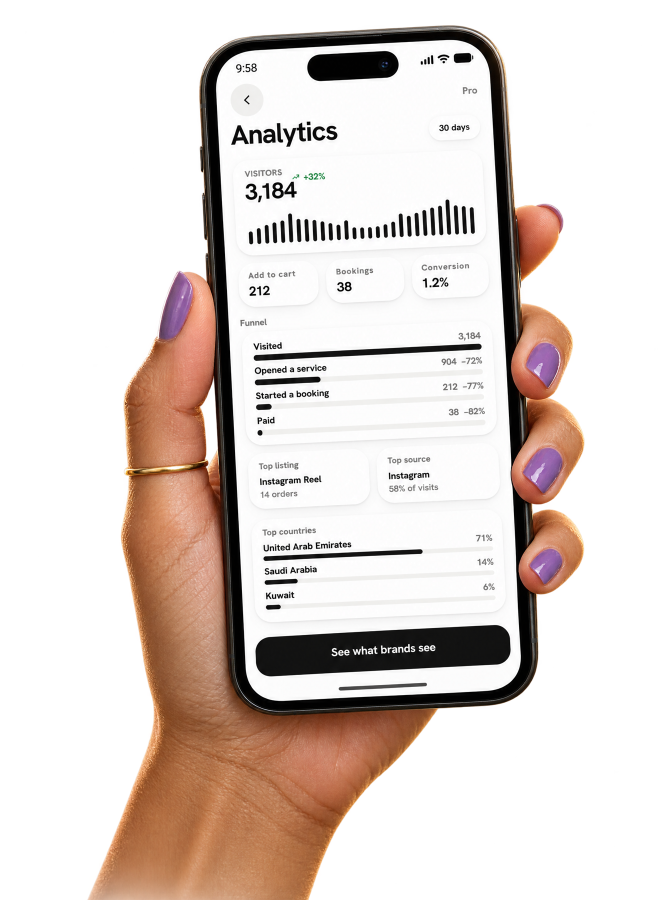
#> input picture brands/inflink/final/assets/links/app_analytics.png, 1344 x 1800 px, given in place of creator_reel.png, which was not available (shown at 1/2 size)
$ python hooks.py
#> lines starting #> are read from the running program, lines starting #| are printed output that depends on the picture
# Full-frame crops with a soft dark foot for white hooks. Run from social/.
import os
import numpy as np
from PIL import Image
L = '../final/assets/links/'; O = 'assets/hook2'; os.makedirs(O, exist_ok=True)
P = {'h1': ('creator_reel.png', .3), 'h2': ('creator_ugc.png', .3), 'h3': ('creator_avatar.png', .25), 'h4': ('digitals_front.png', .1), 'h5': ('creator_cover.png', .4), 'h6': ('creator_reel.png', .55), 'h7': ('creator_venue.png', .5), 'h8': ('creator_story.png', .5), 'h9': ('creator_avatar.png', .35)}
w, h = 1620, 2025
for k, (f, fy) in P.items():
    im = Image.open(L + f).convert('RGB'); s = max(w / im.width, h / im.height)
#> after `im = Image.open(L + f).convert('RGB')`:
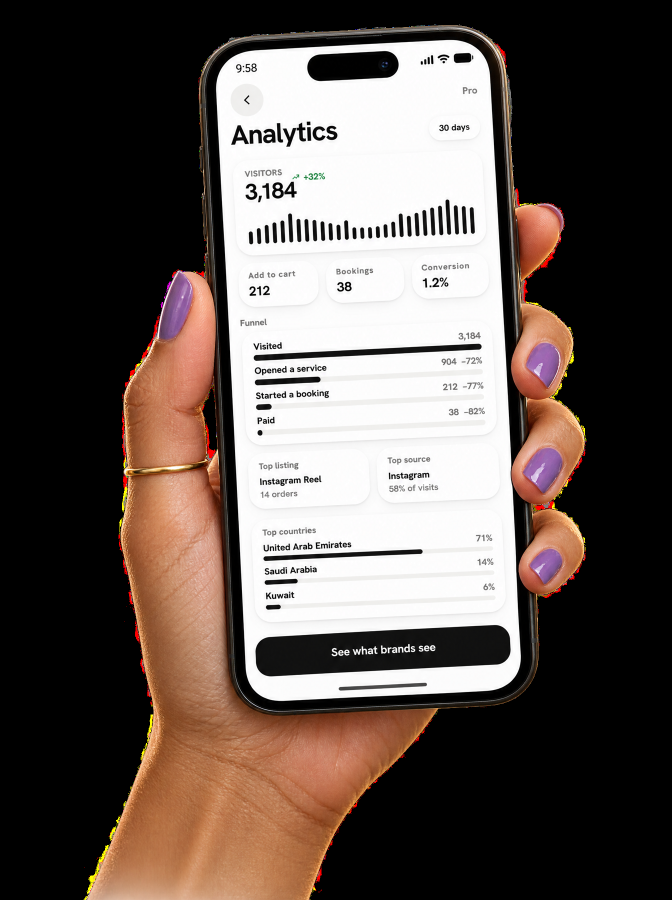
#> im: PIL image 1344x1800 RGB (shown at 1/2 size); mean R, G, B 97.5, 86.2, 80.7
#> after `s = max(w / im.width, h / im.height)`: s = 1.21
    im = im.resize((int(im.width * s + .5), int(im.height * s + .5)), Image.LANCZOS)
#> im: PIL image 1620x2170 RGB
    x, y = (im.width - w) // 2, int((im.height - h) * fy)
#> x = 0; y = 43
    a = np.asarray(im.crop((x, y, x + w, y + h))).astype(float) / 255
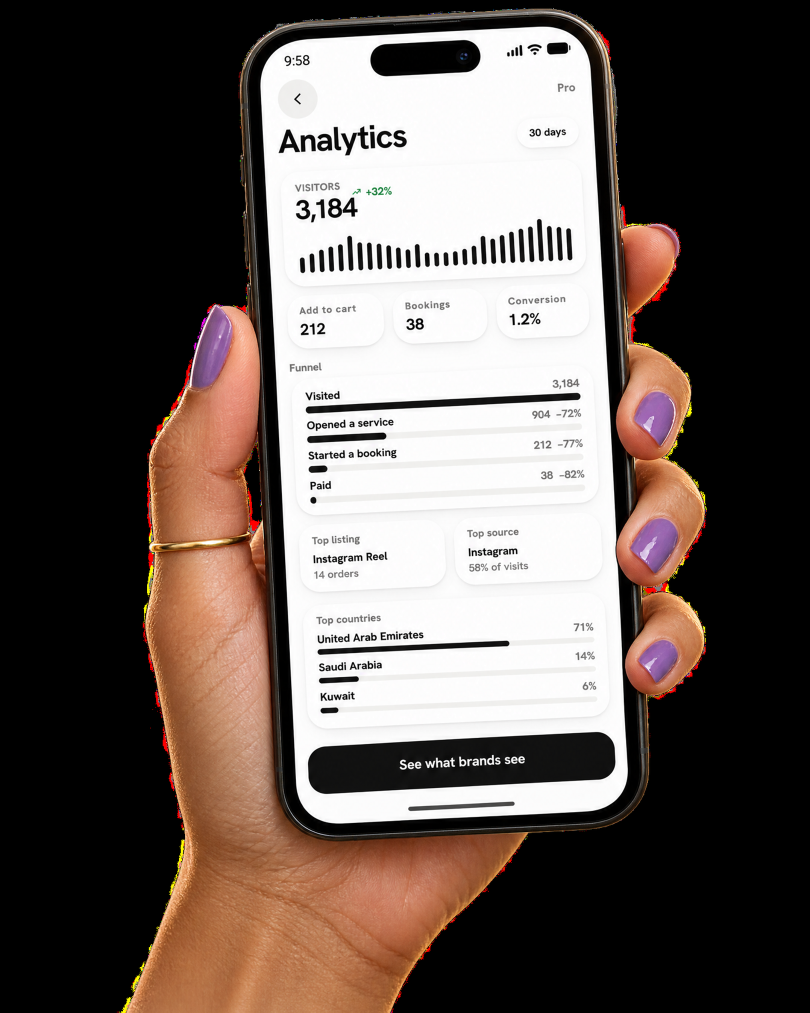
#> a: shape (2025, 1620, 3) float64 (shown at 1/2 size); mean R, G, B 0.397, 0.353, 0.333
    t = np.linspace(0, 1, h)[:, None, None]
    a = a * (1 - np.clip((t - .42) / .58, 0, 1) ** 1.25 * .88)
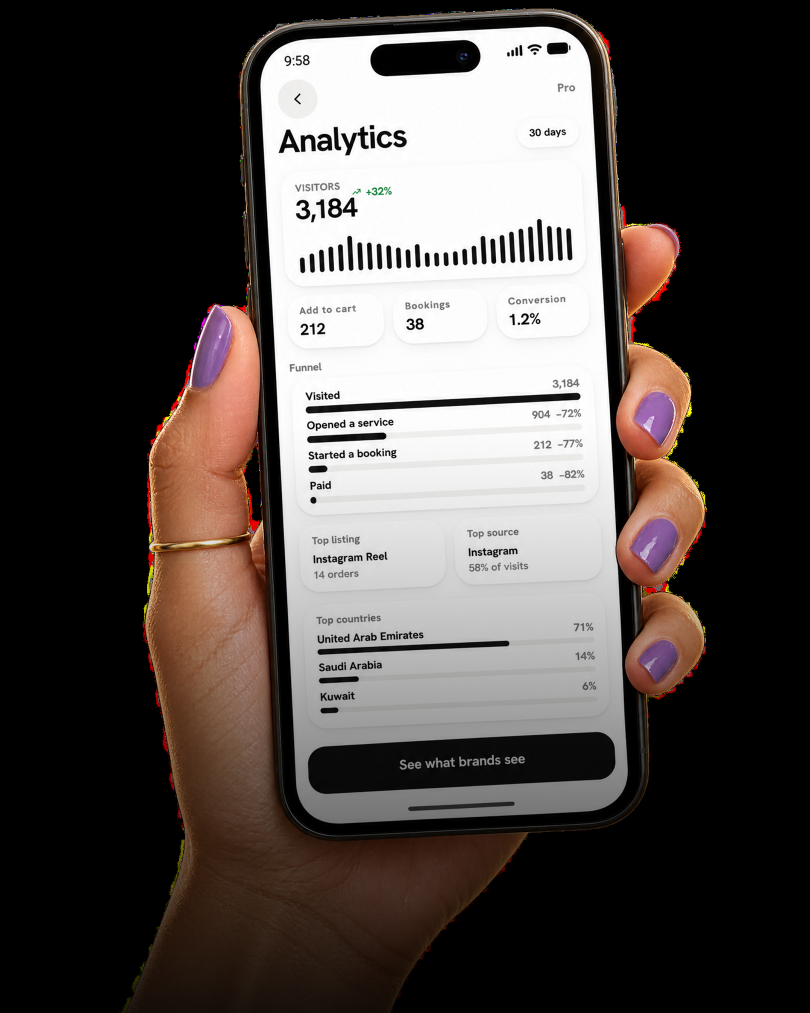
#> a: shape (2025, 1620, 3) float64 (shown at 1/2 size); mean R, G, B 0.324, 0.297, 0.286
    Image.fromarray((a * 255).astype('uint8')).save(f'{O}/{k}.jpg', quality=90)
#> pass 2 of the loop `for k, (f, fy) in P.items():`:
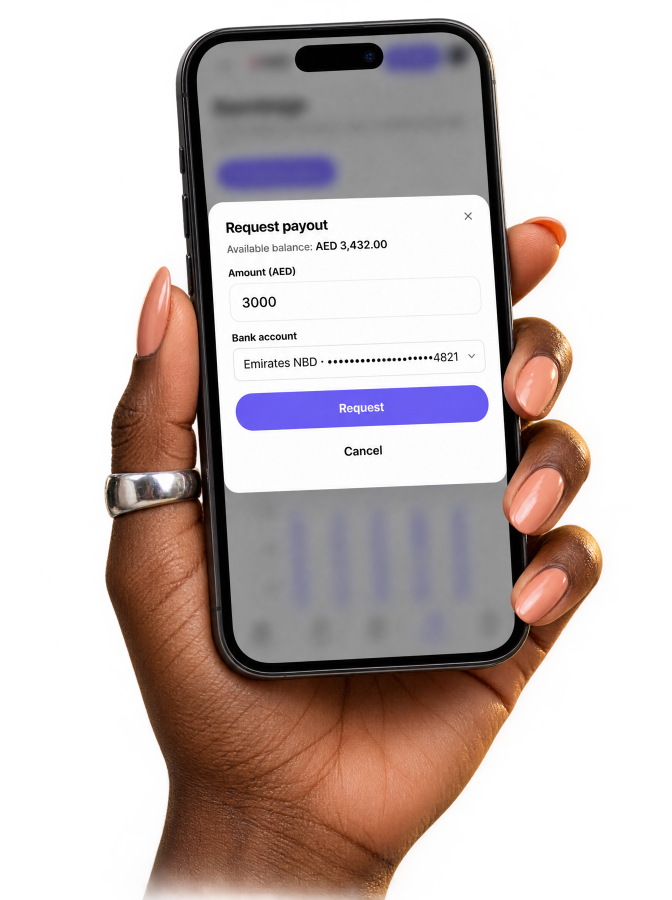
#> input picture brands/inflink/final/assets/links/app_payout.png, 1344 x 1800 px, given in place of creator_ugc.png, which was not available (shown at 1/2 size)
#> `im = Image.open(L + f).convert('RGB')`:
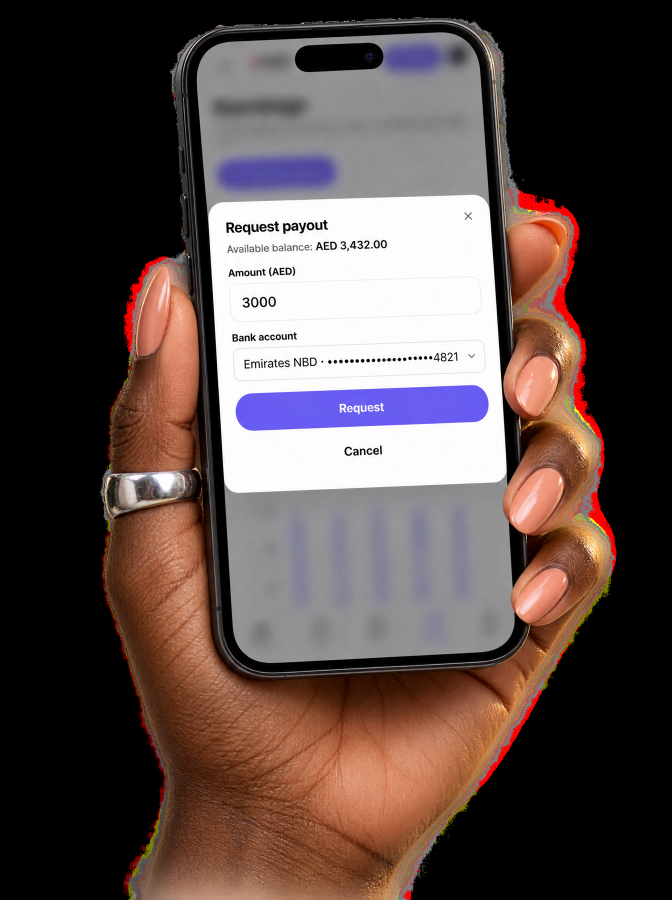
#> im: PIL image 1344x1800 RGB (shown at 1/2 size); mean R, G, B 89.8, 74.2, 71.1
#> `a = a * (1 - np.clip((t - .42) / .58, 0, 1) ** 1.25 * .88)`:
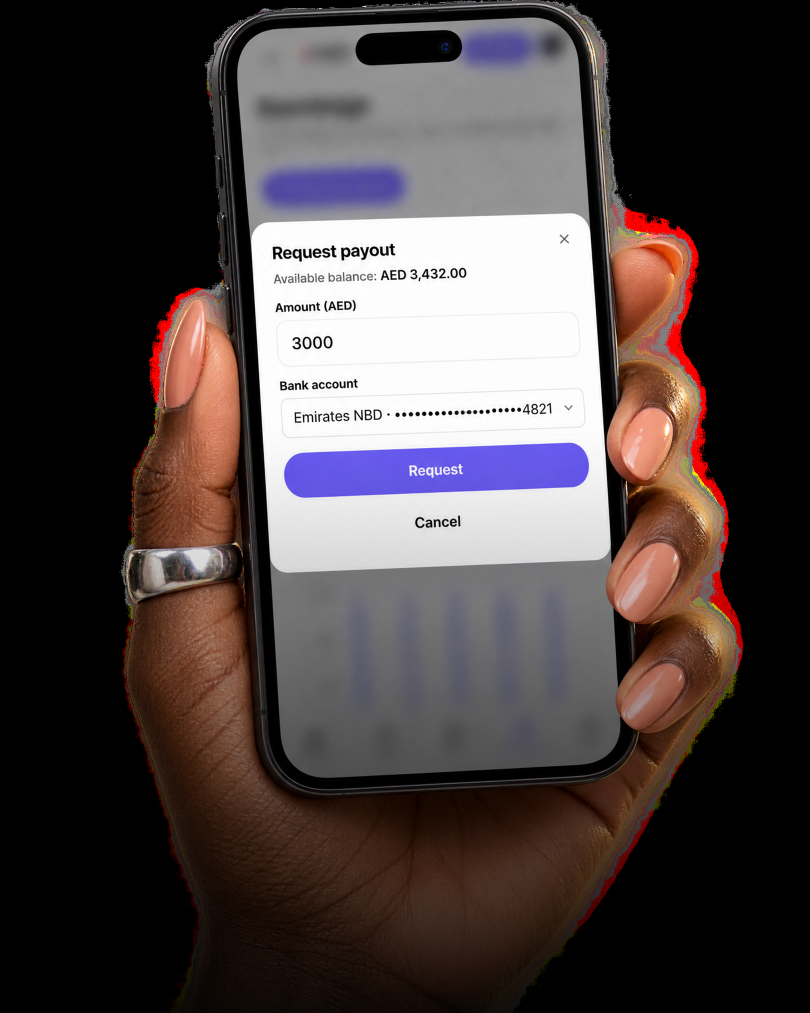
#> a: shape (2025, 1620, 3) float64 (shown at 1/2 size); mean R, G, B 0.295, 0.256, 0.255
#> (the run stopped early here; a loop or call above may not have finished)
